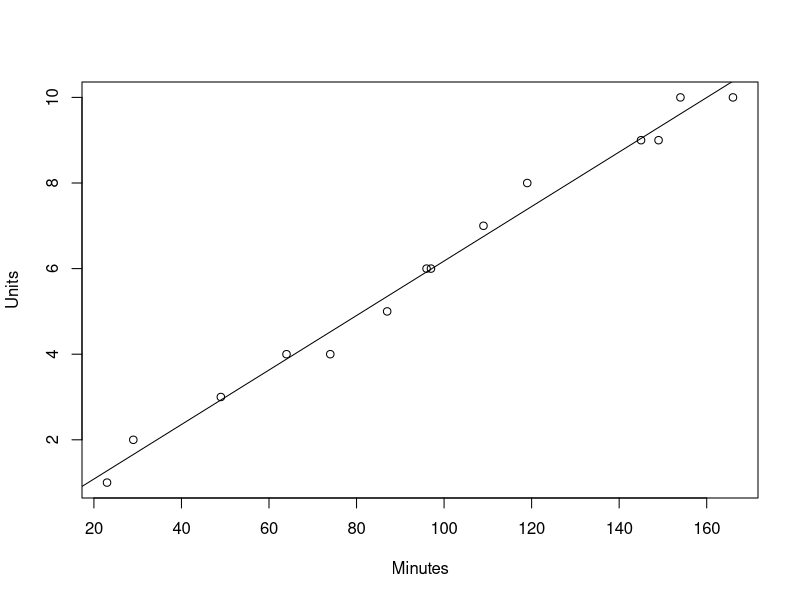

This chart was generated by the following R code:
library(data.table)
library(ggplot2)

path.work <- "E:/GitHub/MSDS-RegressionAnalysis/data"
path.home <- "D:/Projects/MSDS-RegressionAnalysis/data"

if (file.exists(path.home)) {
  setwd(path.home)
} else {
  setwd(path.work)
}

repairs <- read.csv("ComputerRepair.txt", sep = "\t")

x_hat <- mean(repairs$Minutes)
y_hat <- mean(repairs$Units)

sum((repairs$Units - y_hat) * (repairs$Minutes - x_hat))

sum((repairs$Minutes - x_hat)) ^ 2

fit <- lm(repairs$Units ~ repairs$Minutes)
summary(fit)

plot(repairs)
abline(fit)
